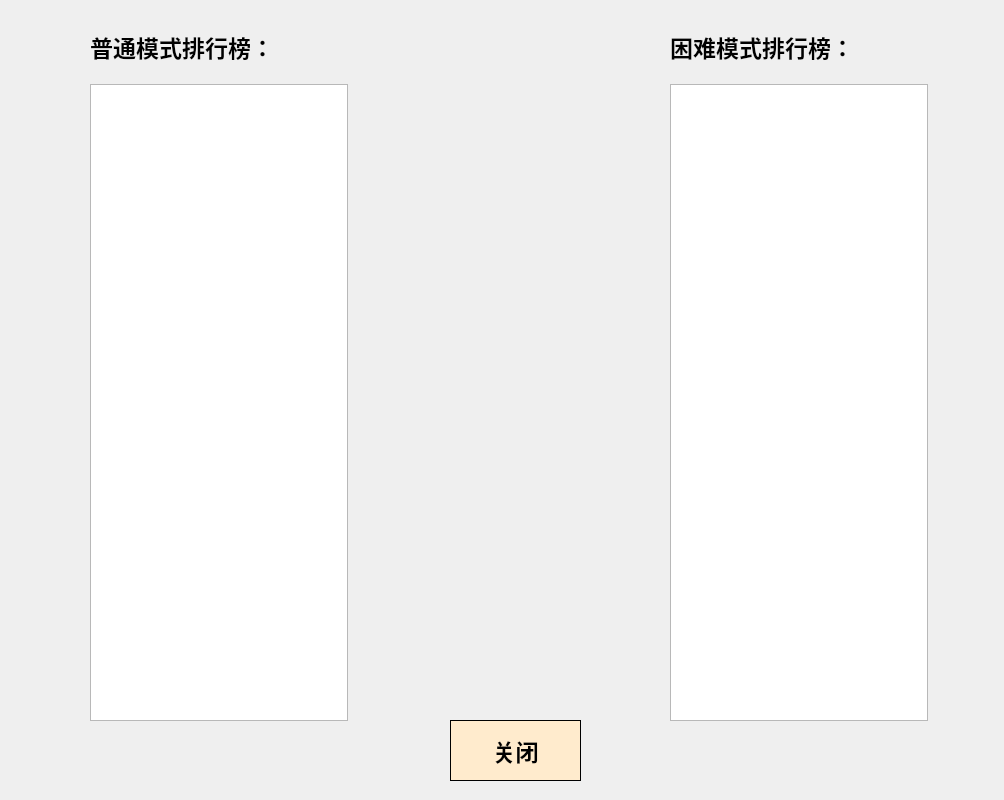
<?xml version="1.0" encoding="UTF-8"?>
<ui version="4.0">
 <class>ranklist</class>
 <widget class="QDialog" name="ranklist">
  <property name="geometry">
   <rect>
    <x>0</x>
    <y>0</y>
    <width>1004</width>
    <height>800</height>
   </rect>
  </property>
  <property name="windowTitle">
   <string>Dialog</string>
  </property>
  <widget class="QPushButton" name="pushButton">
   <property name="geometry">
    <rect>
     <x>450</x>
     <y>720</y>
     <width>131</width>
     <height>61</height>
    </rect>
   </property>
   <property name="font">
    <font>
     <pointsize>17</pointsize>
     <weight>75</weight>
     <bold>true</bold>
    </font>
   </property>
   <property name="styleSheet">
    <string notr="true">QPushButton{
background-color: rgb(255, 235, 205);
border-style:solid;
border-color:black;
border-width:1px;
}

QPushButton:hover{background-color: rgb(255, 181, 8);}</string>
   </property>
   <property name="text">
    <string>关闭</string>
   </property>
  </widget>
  <widget class="QWidget" name="layoutWidget">
   <property name="geometry">
    <rect>
     <x>670</x>
     <y>30</y>
     <width>258</width>
     <height>691</height>
    </rect>
   </property>
   <layout class="QVBoxLayout" name="verticalLayout_2">
    <property name="spacing">
     <number>20</number>
    </property>
    <item>
     <widget class="QLabel" name="label_5">
      <property name="font">
       <font>
        <pointsize>17</pointsize>
        <weight>75</weight>
        <bold>true</bold>
       </font>
      </property>
      <property name="text">
       <string>困难模式排行榜：</string>
      </property>
     </widget>
    </item>
    <item>
     <widget class="QListWidget" name="listWidget_2"/>
    </item>
   </layout>
  </widget>
  <widget class="QWidget" name="">
   <property name="geometry">
    <rect>
     <x>90</x>
     <y>30</y>
     <width>258</width>
     <height>691</height>
    </rect>
   </property>
   <layout class="QVBoxLayout" name="verticalLayout">
    <property name="spacing">
     <number>20</number>
    </property>
    <item>
     <widget class="QLabel" name="label_4">
      <property name="font">
       <font>
        <pointsize>17</pointsize>
        <weight>75</weight>
        <bold>true</bold>
       </font>
      </property>
      <property name="text">
       <string>普通模式排行榜：</string>
      </property>
     </widget>
    </item>
    <item>
     <widget class="QListWidget" name="listWidget"/>
    </item>
   </layout>
  </widget>
 </widget>
 <resources/>
 <connections/>
</ui>
